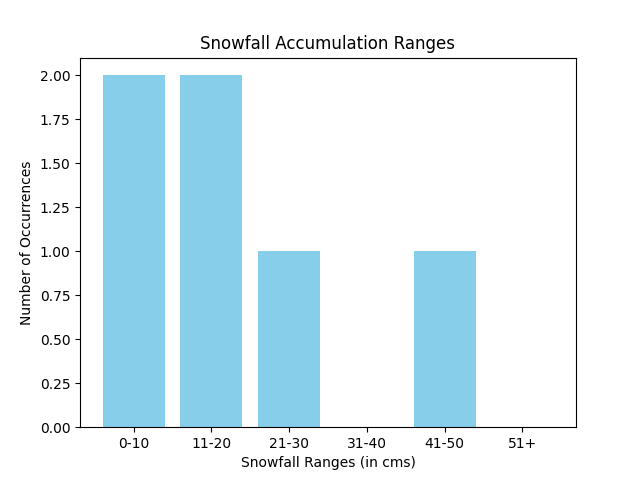

The script that drew this image:
import matplotlib.pyplot as plt

def graphSnowfall(file_path):
    # Read snowfall data from the text file
    with open(file_path, 'r') as file:
        snowfall_data = [int(line.strip()) for line in file if line.strip().isdigit()]

   
    ranges = [0] * 6  # 0-10, 11-20, 21-30, 31-40, 41-50, 51 and above

    # Aggregate snowfall data into ranges
    for snowfall in snowfall_data:
        if snowfall <= 10:
            ranges[0] += 1
        elif 11 <= snowfall <= 20:
            ranges[1] += 1
        elif 21 <= snowfall <= 30:
            ranges[2] += 1
        elif 31 <= snowfall <= 40:
            ranges[3] += 1
        elif 41 <= snowfall <= 50:
            ranges[4] += 1
        else:
            ranges[5] += 1

    # Plotting the bar chart
    x_labels = ['0-10', '11-20', '21-30', '31-40', '41-50', '51+']
    plt.bar(x_labels, ranges, color='skyblue')
    plt.xlabel('Snowfall Ranges (in cms)')
    plt.ylabel('Number of Occurrences')
    plt.title('Snowfall Accumulation Ranges')
    plt.show()

# Example usage:
file_path = 'q2_data.txt'  # text file with the data 
graphSnowfall(file_path)
